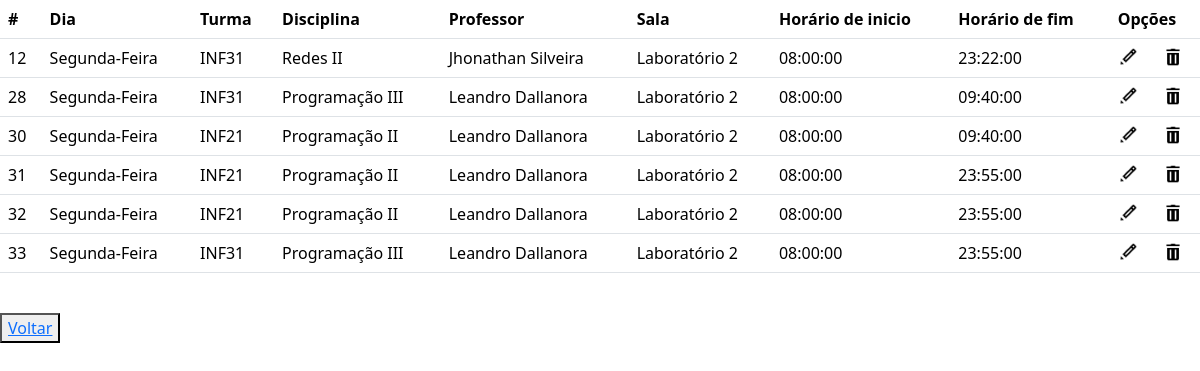
Page /crud/crud_horario/listar.php (signed in) on the committed database.
### tables this page shows
CREATE TABLE IF NOT EXISTS `horario` (
  `id_horario` int NOT NULL AUTO_INCREMENT,
  `dia` char(15) NOT NULL,
  `fk_professor` int NOT NULL,
  `horario_inicio` time NOT NULL,
  `horario_fim` time NOT NULL,
  `fk_sala_n_sala` int NOT NULL,
  `fk_disciplina_id_disciplina` int NOT NULL,
  `fk_turma_id_turma` int NOT NULL,
  PRIMARY KEY (`id_horario`),
  KEY `fk_horario_sala` (`fk_sala_n_sala`),
  KEY `fk_horario_disciplina` (`fk_disciplina_id_disciplina`),
  KEY `fk_horario_turma` (`fk_turma_id_turma`),
  KEY `fk_horario_usuario` (`fk_professor`)
);

CREATE TABLE IF NOT EXISTS `turma` (
  `id_turma` int NOT NULL AUTO_INCREMENT,
  `nome_turma` varchar(255) NOT NULL,
  PRIMARY KEY (`id_turma`)
);

CREATE TABLE IF NOT EXISTS `disciplina` (
  `id_disciplinas` int NOT NULL AUTO_INCREMENT,
  `nome_disciplina` varchar(255) DEFAULT NULL,
  PRIMARY KEY (`id_disciplinas`)
);

CREATE TABLE IF NOT EXISTS `usuario` (
  `id_usuario` int NOT NULL AUTO_INCREMENT,
  `nome_usuario` varchar(255) NOT NULL,
  `email` varchar(200) NOT NULL,
  `senha` varchar(255) NOT NULL,
  `nivel` int NOT NULL,
  PRIMARY KEY (`id_usuario`)
);

CREATE TABLE IF NOT EXISTS `sala` (
  `n_sala` int NOT NULL,
  `descricao` varchar(255) NOT NULL,
  PRIMARY KEY (`n_sala`)
);

### crud/crud_horario/listar.php (the view, shortened to what this page needs)
<?php
echo "<link rel='stylesheet' href='../../css/bootstrap.min.css'>";
include('../../conecta.php');
$sql = "SELECT * FROM horario
INNER JOIN sala ON fk_sala_n_sala = n_sala
INNER JOIN disciplina ON id_disciplinas = fk_disciplina_id_disciplina
INNER JOIN turma ON id_turma = fk_turma_id_turma
INNER JOIN usuario ON id_usuario = fk_professor
;";
$resultado = mysqli_query($conexao, $sql);
echo '<table class="table">
<tr>
<th scope="col">#</th>
<th scope="col">Dia</th>
<th scope="col">Turma</th>
<th scope="col">Disciplina</th>
<th scope="col">Professor</th>
<th scope="col">Sala</th>
<th scope="col">Horário de inicio</th>
<th scope="col">Horário de fim</th>
<th colspan=3>Opções</th>
</tr>';
while ($dados = mysqli_fetch_assoc($resultado)) {
    echo '<tr>';
    echo '<td>' . $dados['id_horario'] . '</td>';
    echo '<td>' . $dados['dia'] . '</td>';
    echo '<td>' . $dados['nome_turma'] . '</td>';
    echo '<td>' . $dados['nome_disciplina'] . '</td>';
    echo '<td>' . $dados['nome_usuario'] . '</td>';
    echo '<td>' . $dados['descricao'] . '</td>';
    echo '<td>' . $dados['horario_inicio'] . '</td>';
    echo '<td>' . $dados['horario_fim'] . '</td>';
    echo '<td> <a href="formedit.php?id_horario=' . $dados['id_horario'] . '"> <img src="imagens/editar.png" width="20" height="20"> </a> </td>';
    echo '<td> <a href="excluir.php?id_horario=' . $dados['id_horario'] . '"> <img src="imagens/excluir.png" width="20" height="20"> </a> </td>';
    echo '</tr>';
}
echo '</table>' . "<br>";
echo '<button><a href="index.php">Voltar</a></button>';
?>

### rows in the picture
horario: id_horario "12", dia "Segunda-Feira", fk_turma_id_turma.nome_turma "INF31", fk_disciplina_id_disciplina.nome_disciplina "Redes II", fk_professor.nome_usuario "Jhonathan Silveira", fk_sala_n_sala.descricao "Laboratório 2", horario_inicio "08:00:00", horario_fim "23:22:00"
horario: id_horario "28", dia "Segunda-Feira", fk_turma_id_turma.nome_turma "INF31", fk_disciplina_id_disciplina.nome_disciplina "Programação III", fk_professor.nome_usuario "Leandro Dallanora", fk_sala_n_sala.descricao "Laboratório 2", horario_inicio "08:00:00", horario_fim "09:40:00"
horario: id_horario "30", dia "Segunda-Feira", fk_turma_id_turma.nome_turma "INF21", fk_disciplina_id_disciplina.nome_disciplina "Programação II", fk_professor.nome_usuario "Leandro Dallanora", fk_sala_n_sala.descricao "Laboratório 2", horario_inicio "08:00:00", horario_fim "09:40:00"
horario: id_horario "31", dia "Segunda-Feira", fk_turma_id_turma.nome_turma "INF21", fk_disciplina_id_disciplina.nome_disciplina "Programação II", fk_professor.nome_usuario "Leandro Dallanora", fk_sala_n_sala.descricao "Laboratório 2", horario_inicio "08:00:00", horario_fim "23:55:00"
horario: id_horario "32", dia "Segunda-Feira", fk_turma_id_turma.nome_turma "INF21", fk_disciplina_id_disciplina.nome_disciplina "Programação II", fk_professor.nome_usuario "Leandro Dallanora", fk_sala_n_sala.descricao "Laboratório 2", horario_inicio "08:00:00", horario_fim "23:55:00"
horario: id_horario "33", dia "Segunda-Feira", fk_turma_id_turma.nome_turma "INF31", fk_disciplina_id_disciplina.nome_disciplina "Programação III", fk_professor.nome_usuario "Leandro Dallanora", fk_sala_n_sala.descricao "Laboratório 2", horario_inicio "08:00:00", horario_fim "23:55:00"
